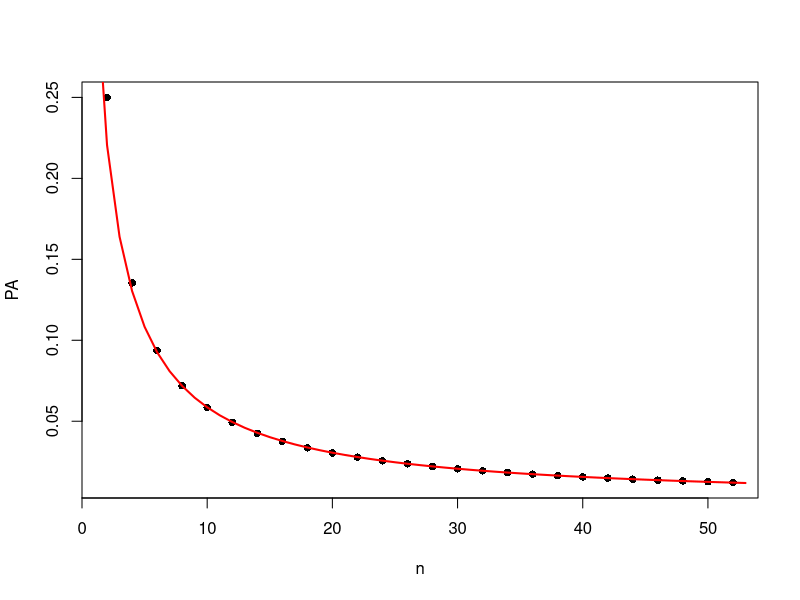
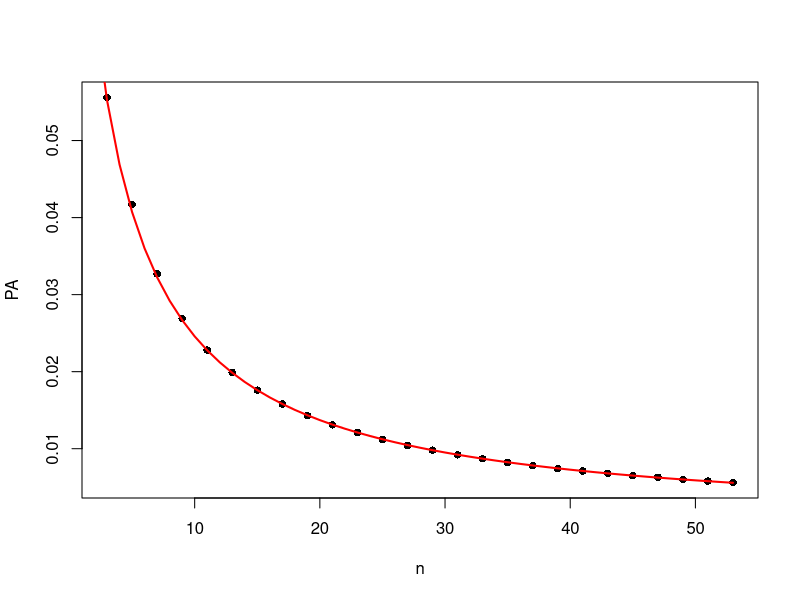

Source code (R) for these figures, in order:
# R commands for testing inverse function fit of ICYF partisan asymmetry, even/odd

# A is PA values for even n
A <- structure(list(n = c(2, 4, 6, 8, 
	10, 12, 14, 16, 18, 
	20, 22, 24, 26, 28, 
	30, 32, 34, 36, 38, 
	40, 42, 44, 46, 48, 
	50, 52), 
PA = c(0.25, 0.1354, 0.0937, 0.0719, 0.0585, 
	0.0493, 0.0426, 0.0376, 0.0336, 0.0304, 
	0.0278, 0.0255, 0.0237, 0.022, 0.0206, 
	0.0194, 0.0183, 0.0173, 0.0164, 0.0156, 
	0.0149, 0.0142, 0.0136, 0.0131, 0.0126, 
	0.0121)), .Names = c("n", "PA"), 
row.names = c(2L, 4L, 6L, 8L, 10L, 12L, 14L, 16L, 18L, 20L, 
22L, 24L, 26L, 28L, 30L, 32L, 34L, 36L, 38L, 40L, 42L, 44L, 
46L, 48L, 50L, 52L), class = "data.frame")

# B is PA values for odd n
B <- structure(list(n = c(3, 5, 7, 9, 
	11, 13, 15, 17, 19, 
	21, 23, 25, 27, 29, 
	31, 33, 35, 37, 39, 
	41, 43, 45, 47, 49, 
	51, 53), 
PA = c(0.0556, 0.0417, 0.0327, 0.0269, 
	0.0228, 0.0199, 0.0176, 0.0158, 
	0.0143, 0.0131, 0.0121, 0.0112, 
	0.0104, 0.0098, 0.0092, 0.0087, 
	0.0082, 0.0078, 0.0074, 0.0071, 
	0.0068, 0.0065, 0.0063, 0.006, 
	0.0058, 0.0056)), .Names = c("n", "PA"), 
row.names = c(3L, 5L, 7L, 9L, 11L, 13L, 15L, 17L, 19L, 
21L, 23L, 25L, 27L, 29L, 31L, 33L, 35L, 37L, 39L, 41L, 
43L, 45L, 47L, 49L, 51L, 53L), class = "data.frame")

# Generate array of values for n from 1 to 53
nValues <- seq(1, 53, 1)

# Try inverse function fit for even n PA values
attach(A)
names(A)

inverseA.model <- lm(1/PA ~ n)
print(summary(inverseA.model))

# See if it makes more sense to fit 1/n as a linear function of PA
inverseAv2.model <- lm(1/n ~ PA)
print(summary(inverseAv2.model))

PA.inverse2 <- 1/predict(inverseA.model,list(n=nValues))
plot(n, PA, pch=16)
lines(nValues, PA.inverse2, lwd=2, col="red", xlab="No. Districts", ylab="Partisan Asymmetry")

invisible(readline(prompt="Press [enter] to continue"))

# Try inverse function fit for odd n PA values
attach(B)
names(B)

inverseB.model <- lm(1/PA ~ n)
print(summary(inverseB.model))

# See if it makes more sense to fit 1/n as a linear function of PA
inverseBv2.model <- lm(1/n ~ PA)
print(summary(inverseBv2.model))

PA.inverse2 <- 1/predict(inverseB.model,list(n=nValues))
plot(n, PA, pch=16)
lines(nValues, PA.inverse2, lwd=2, col="red", xlab="No. Districts", ylab="Partisan Asymmetry")